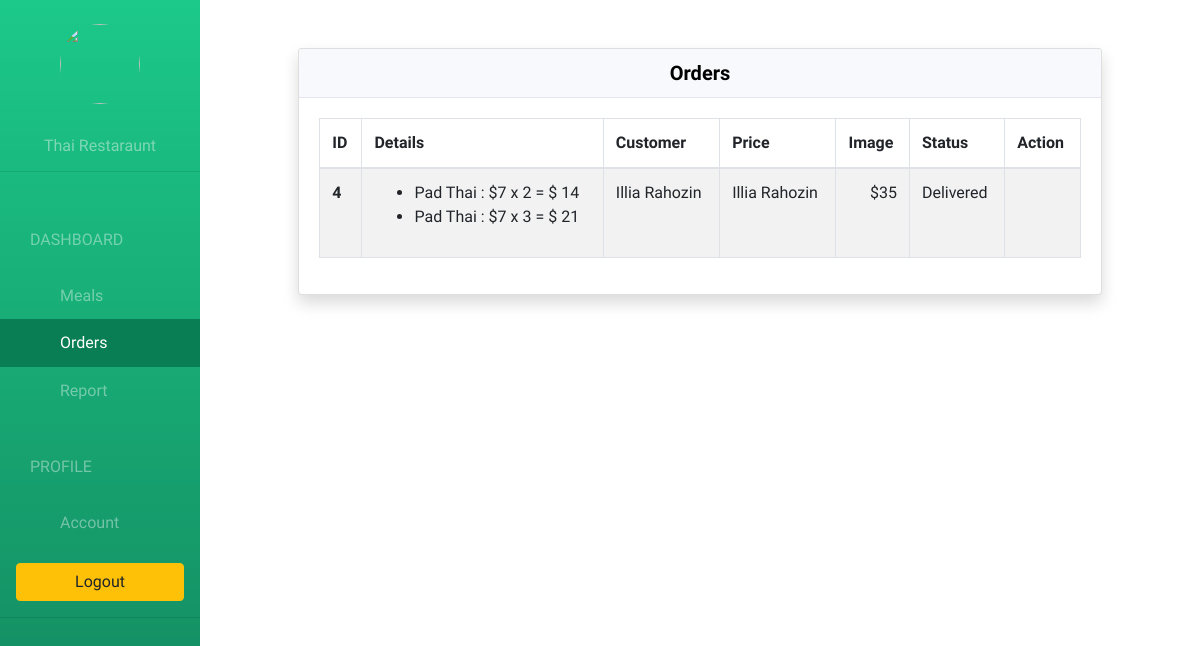
Page /restaurant/order/ (signed in) on the committed database.
### coreapp/models.py (models this page shows, shortened)
class Restaurant(models.Model):
    user  = models.OneToOneField(User, on_delete=models.CASCADE, related_name='restaurant')
    name  = models.CharField(max_length=255)
    phone = models.CharField(max_length=255)
    address = models.CharField(max_length=255)
    logo = CloudinaryField('image')

class Order(models.Model):
    COOKING = 1
    READY = 2
    ONTHEWAY = 3
    DELIVERED = 4
    STATUS_CHOICES = (
        (COOKING,   "Cooking"),
        (READY,     "Ready"),
        (ONTHEWAY,  "On the way"),
        (DELIVERED, "Delivered"),
    )
    customer = models.ForeignKey(Customer, on_delete=models.PROTECT)
    restaurant = models.ForeignKey(Restaurant, on_delete=models.PROTECT)
    driver = models.ForeignKey(Driver, models.SET_NULL, blank=True, null=True)
    address = models.CharField(max_length=500)
    total = models.IntegerField()
    status = models.IntegerField(choices=STATUS_CHOICES)
    created_at = models.DateTimeField(default=timezone.now)
    picked_at = models.DateTimeField(blank=True, null=True)

class OrderDetails(models.Model):
    order = models.ForeignKey(Order, on_delete=models.PROTECT, related_name='order_details')
    meal = models.ForeignKey(Meal, on_delete=models.PROTECT)
    quantity = models.IntegerField()
    sub_total = models.IntegerField()

class Meal(models.Model):
    restaurant = models.ForeignKey(Restaurant, on_delete=models.CASCADE, related_name='restaurant')
    name = models.CharField(max_length=255)
    short_description = models.TextField(max_length=500)
    image = CloudinaryField('image')
    price = models.IntegerField(default=0)

class Customer(models.Model):
    user    = models.OneToOneField(User, on_delete=models.CASCADE, related_name='customer')
    avatar  = models.CharField(max_length=255)
    phone   = models.CharField(max_length=255, blank=True)
    address = models.CharField(max_length=255, blank=True)
    def __str__(self):
        return self.user.get_full_name()

class Driver(models.Model):
    user         = models.OneToOneField(User, on_delete=models.CASCADE, related_name='driver')
    avatar       = models.CharField(max_length=255)
    car_model    = models.CharField(max_length=255, blank=True)
    plate_number = models.CharField(max_length=255, blank=True)
    location     = models.CharField(max_length=255, blank=True)
    def __str__(self):
        return self.user.get_full_name()

### coreapp/views.py (the view)
# urls.py: path('restaurant/order/',   views.restaurant_order,   name='restaurant_order'),
@login_required(login_url='/restaurant/sign_in/')
def restaurant_order(request):
    if request.method == "POST":
        order = Order.objects.get(id=request.POST["id"])
        if order.status == Order.COOKING:
            order.status = Order.READY
            order.save()
    orders = Order.objects.filter(restaurant=request.user.restaurant).order_by("-id")
    return render(request, 'restaurant/order.html', {
        "orders": orders
    })

### coreapp/templates/restaurant/order.html (shortened to what this page needs)
{% extends 'restaurant/base.html' %}
{% block body %}
<div class="row">
    <div class="col-md-10 offset-md-1">
        <div class="card shadow text-white mb-3 mt-5">
            <div class="card-header text-center">
                <h5 class="m-0 font-weight-bold text-black">Orders</h5>
            </div>
            <div class="card-body">
                <table class="table table-striped table-hover table-bordered">
                    <thead>
                      <tr>
                        <th scope="col">ID</th>
                        <th scope="col">Details</th>
                        <th scope="col">Customer</th>
                        <th scope="col">Price</th>
                        <th scope="col">Image</th>
                        <th scope="col">Status</th>
                        <th scope="col">Action</th>
                      </tr>
                    </thead>
                    <tbody>
                        {% for order in orders %}
                            <tr class="align-middle">
                                <th scope="row">{{ order.id }}</th>
                                <td>
                                    <ul>
                                        {% for od in order.order_details.all %}
                                            <li>{{ od.meal.name }} : ${{ od.meal.price }} x {{od.quantity}} = $ {{ od.sub_total}}</li>
                                        {% endfor %}
                                    </ul>
                                </td>
                                <td>{{ order.customer }}</td>
                                <td>{{ order.driver }}</td>
                                <td class="text-right">${{ order.total }}</td>
                                <td>{{ order.get_status_display }}</td>
                                <td>
                                </td>
                            </tr>
                        {% endfor %}
                    </tbody>
                  </table>
            </div>
        </div>
    </div>
</div>
{% endblock %}

### coreapp/templates/restaurant/base.html (shortened to what this page needs)
{% extends 'restaurant/layout.html' %}
{% block sidebar %}
{% url 'restaurant_meal'    as restaurant_meal_url %}
{% url 'restaurant_order'   as restaurant_order_url %}
{% url 'restaurant_report'  as restaurant_report_url %}
{% url 'restaurant_account' as restaurant_account_url %}
<div class="text-center mt-4">
    <img src="{{ request.user.restaurant.logo.url}}" class="rounded-circle" width="80" height="80" alt="">
    <br><br>
    <h6>{{ request.user.restaurant.name }}</h6>
</div>
<hr>
<div class="list-group">
    <span class="text-uppercase">Dashboard</span>
    <a href="{% url 'restaurant_meal' %}"
        class="list-group-item {% if request.path == restaurant_meal_url %} active {% endif %}">Meals</a>
    <a href="{% url 'restaurant_order' %}"
        class="list-group-item {% if request.path == restaurant_order_url %} active {% endif %}">
        Orders
    </a>
    <a href="{% url 'restaurant_report' %}"
        class="list-group-item {% if request.path == restaurant_report_url %} active {% endif %}">Report</a>
    <span class="text-uppercase">Profile</span>
    <a href="{% url 'restaurant_account' %}"
        class="list-group-item {% if request.path == restaurant_account_url %} active {% endif %}">Account</a>
</div>
<div class="text-center my-3 mx-3">
    <a href="{% url 'restaurant_sign_out' %}" class="btn btn-warning btn-block">Logout</a>
</div>
<hr>
{% endblock %}

### coreapp/templates/restaurant/layout.html (shortened to what this page needs)
{% load static %}
<!DOCTYPE html>
<html lang="en">
  <head>
    <link
      rel="stylesheet"
      href="https://cdn.jsdelivr.net/npm/bootstrap@4.6.2/dist/css/bootstrap.min.css"
    />
    <link rel="stylesheet" href="{% static 'css/styles.css' %}">
  </head>
  <body>
    <div class="container-fluid">
      <div class="row">
        <div class="col-md-2 sidebar">
          {% block sidebar %}{% endblock %}
        </div>
        <div class="col-md-10 offset-md-2 content">
          {% block body %}{% endblock %}
        </div>
      </div>
    </div>
  </body>
</html>

### static/css/styles.css (style rules this page uses)
body { font-family: "Quicksand", "Helvetica Neue", "Helvetica", "Arial", sans-serif; }
.sidebar { height: 100vh; position: fixed; top: 0; left: 0; padding: 0; background-color: #1cc88a; background-image: linear-gradient(180deg, #1cc88a, #13855c 100%); background-size: cover; overflow: auto; }
.sidebar > div:first-child { font-weight: bold; color: white; }
.sidebar > div:first-child > h6 { color: #f8f8f873; }
.sidebar .list-group > span { color: #ffffff66; display: block; margin-top: 20px; padding: 20px 30px; font-size: 16px; font-weight: 300; }
.sidebar .list-group .list-group-item { background-color: transparent; color: #ffffff66; border: 0; padding-left: 60px; padding-right: 30px; }
.sidebar .list-group .list-group-item.active, .sidebar .list-group .list-group-item:focus, .sidebar .list-group .list-group-item:hover { background-color: #097d53; color: white; }
.card-header { padding: 0.75rem 1.25rem; margin-bottom: 0; background-color: #f8f9fc; border-bottom: 1px solid #e3e6f0; }
.card-body { color: #919295; }
.text-black { color: black; }

### rows in the picture
Order: id "4", customer "Illia Rahozin", driver "Illia Rahozin", total "35", status "Delivered"
OrderDetails: meal.name "Pad Thai", meal.price "7", quantity "2", sub_total "14"
OrderDetails: meal.name "Pad Thai", meal.price "7", quantity "3", sub_total "21"

### other values in the picture
{{ request.user.restaurant.name }} "Thai Restaraunt"
